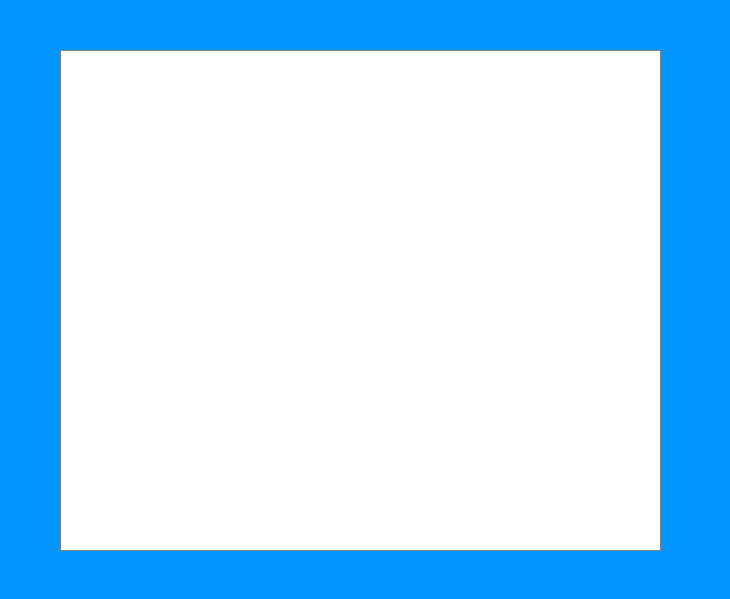
<?xml version="1.0" encoding="UTF-8"?>
<ui version="4.0">
 <class>UsersTable</class>
 <widget class="QWidget" name="UsersTable">
  <property name="geometry">
   <rect>
    <x>0</x>
    <y>0</y>
    <width>730</width>
    <height>599</height>
   </rect>
  </property>
  <property name="windowTitle">
   <string>Таблица пользователей</string>
  </property>
  <property name="styleSheet">
   <string notr="true">/*-----QWidget-----*/
QWidget
{
	background-color: #0396FF;;
	color: red;

}


/*-----QLabel-----*/
QLabel
{
	background-color: transparent;
	color: #454544;
	font-weight: bold;
	font-size: 13px;

}


/*-----QPushButton-----*/
QPushButton
{
	background-color: #5c55e9;
	color: #fff;
	font-size: 13px;
	font-weight: bold;
	border-top-right-radius: 15px;
	border-top-left-radius: 0px;
	border-bottom-right-radius: 0px;
	border-bottom-left-radius: 15px;
	padding: 10px;

}


QPushButton::disabled
{
	background-color: #5c5c5c;

}


QPushButton::hover
{
	background-color: #5564f2;

}


QPushButton::pressed
{
	background-color: #3d4ef2;

}


/*-----QCheckBox-----*/
QCheckBox
{
	background-color: transparent;
	color: #5c55e9;
	font-size: 10px;
	font-weight: bold;
	border: none;
	border-radius: 5px;

}


/*-----QCheckBox-----*/
QCheckBox::indicator
{
    background-color: #323232;
    border: 1px solid darkgray;
    width: 12px;
    height: 12px;

}


QCheckBox::indicator:checked
{
    image:url(&quot;./ressources/check.png&quot;);
	background-color: #5c55e9;
    border: 1px solid #5c55e9;

}


QCheckBox::indicator:unchecked:hover
{
    border: 1px solid #5c55e9;

}


QCheckBox::disabled
{
	color: #656565;

}


QCheckBox::indicator:disabled
{
	background-color: #656565;
	color: #656565;
    border: 1px solid #656565;

}


/*-----QLineEdit-----*/
QLineEdit
{
	background-color: #c2c7d5;
	color: #2a547f;
	border: none;
	padding: 5px;

}


/*-----QListView-----*/
QListView
{
	background-color: #5c55e9;
	color: #fff;
	font-size: 14px;
	font-weight: bold;
	show-decoration-selected: 0;
	border-radius: 4px;
	padding-left: -15px;
	padding-right: -15px;
	padding-top: 5px;

} 


QListView:disabled 
{
	background-color: #5c5c5c;

}


QListView::item
{
	background-color: #454e5e;
	border: none;
	padding: 10px;
	border-radius: 0px;
	padding-left : 10px;
	height: 32px;

}


QListView::item:selected
{
	color: #000;
	background-color: #fff;

}


QListView::item:!selected
{
	color:white;
	background-color: transparent;
	border: none;
	padding-left : 10px;

}


QListView::item:!selected:hover
{
	color: #fff;
	background-color: #5564f2;
	border: none;
	padding-left : 10px;

}


/*-----QTreeView-----*/
QTreeView 
{
	background-color: #fff;
	show-decoration-selected: 0;
	color: #454544;

}


QTreeView:disabled
{
	background-color: #242526;
	show-decoration-selected: 0;

}


QTreeView::item 
{
	border-top-color: transparent;
	border-bottom-color: transparent;

}


QTreeView::item:hover 
{
	background-color: #bcbdbb;
	color: #000;

}


QTreeView::item:selected 
{
	background-color: #5c55e9;
	color: #fff;

}


QTreeView::item:selected:active
{
	background-color: #5c55e9;
	color: #fff;

}


QTreeView::item:selected:disabled
{
	background-color: #525251;
	color: #656565;

}


QTreeView::branch:has-children:!has-siblings:closed,
QTreeView::branch:closed:has-children:has-siblings 
{
	image: url(://tree-closed.png);

}

QTreeView::branch:open:has-children:!has-siblings,
QTreeView::branch:open:has-children:has-siblings  
{
	image: url(://tree-open.png);

}


/*-----QTableView &amp; QTableWidget-----*/
QTableView
{
    background-color: #fff;
	border: 1px solid gray;
    color: #454544;
    gridline-color: gray;
    outline : 0;

}


QTableView::disabled
{
    background-color: #242526;
    border: 1px solid #32414B;
    color: #656565;
    gridline-color: #656565;
    outline : 0;

}


QTableView::item:hover 
{
    background-color: #bcbdbb;
    color: #000;

}


QTableView::item:selected 
{
	background-color: #5c55e9;
    color: #fff;

}


QTableView::item:selected:disabled
{
    background-color: #1a1b1c;
    border: 2px solid #525251;
    color: #656565;

}


QTableCornerButton::section
{
	background-color: #ced5e3;
	border: none;
    color: #fff;

}


QHeaderView::section
{
	color: #2a547f;
	border: 0px;
	background-color: #ced5e3;
	padding: 5px;

}


QHeaderView::section:disabled
{
    background-color: #525251;
    color: #656565;

}


QHeaderView::section:checked
{
    color: #fff;
    background-color: #5c55e9;

}


QHeaderView::section:checked:disabled
{
    color: #656565;
    background-color: #525251;

}


QHeaderView::section::vertical::first,
QHeaderView::section::vertical::only-one
{
    border-top: 1px solid #353635;

}


QHeaderView::section::vertical
{
    border-top: 1px solid #353635;

}


QHeaderView::section::horizontal::first,
QHeaderView::section::horizontal::only-one
{
    border-left: 1px solid #353635;

}


QHeaderView::section::horizontal
{
    border-left: 1px solid #353635;

}


/*-----QScrollBar-----*/
QScrollBar:horizontal 
{
    background-color: transparent;
    height: 8px;
    margin: 0px;
    padding: 0px;

}


QScrollBar::handle:horizontal 
{
    border: none;
	min-width: 100px;
    background-color: #7e92b7;

}


QScrollBar::add-line:horizontal, 
QScrollBar::sub-line:horizontal,
QScrollBar::add-page:horizontal, 
QScrollBar::sub-page:horizontal 
{
    width: 0px;
    background-color: #d8dce6;

}


QScrollBar:vertical 
{
    background-color: transparent;
    width: 8px;
    margin: 0;

}


QScrollBar::handle:vertical 
{
    border: none;
	min-height: 100px;
    background-color: #7e92b7;

}


QScrollBar::add-line:vertical, 
QScrollBar::sub-line:vertical,
QScrollBar::add-page:vertical, 
QScrollBar::sub-page:vertical 
{
    height: 0px;
    background-color: #d8dce6;

}
</string>
  </property>
  <widget class="QTableView" name="users_table">
   <property name="geometry">
    <rect>
     <x>60</x>
     <y>50</y>
     <width>601</width>
     <height>501</height>
    </rect>
   </property>
  </widget>
 </widget>
 <resources/>
 <connections/>
</ui>
